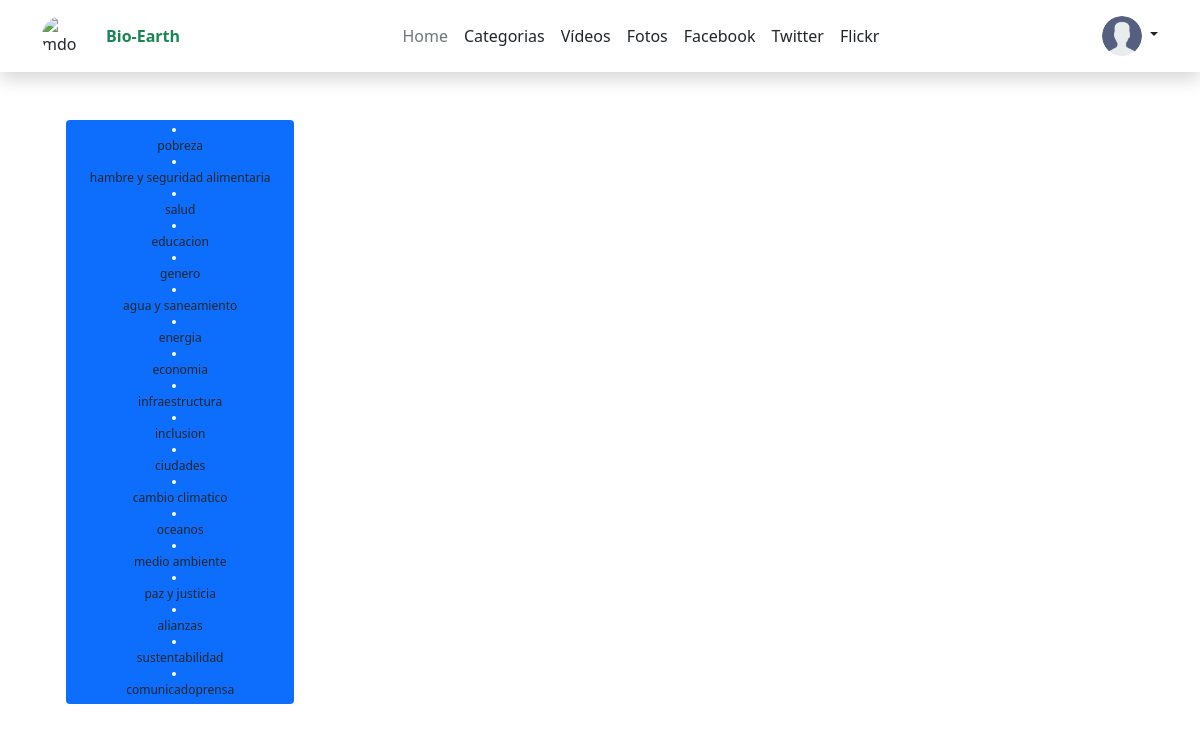
The page /category-list/ on the database its author committed.
### bioblog/models.py (models this page shows, shortened)
class Category(models.Model):
    name = models.CharField(max_length=255)
    def __str__(self):
		    return self.name

### bioblog/views.py (the view)
# urls.py: path('category-list/', CategoryListView, name='category-list'),
def CategoryListView(request):
	cat_menu_list = Category.objects.all()
	return render(request, 'category_list.html', {'cat_menu_list':cat_menu_list})

### bioblog/templates/category_list.html (shortened to what this page needs)
{% extends 'base.html' %} {% block title %}Categorias del Blog{% endblock %} {% block content %}
<div class="container">
    <div class="px-4 py-3 my-4 text-justify">
        <div class="badge bg-primary text-wrap">
            {% for item in cat_menu_list %}
            <li><a class="dropdown-item" href="{% url 'category' item|slugify %}">{{ item }}</a></li>
            {% endfor %}
        </div>
    </div>
    {% endblock %}

### rows shown on the page
Category: name "pobreza"
Category: name "hambre y seguridad alimentaria"
Category: name "salud"
Category: name "educacion"
Category: name "genero"
Category: name "agua y saneamiento"
Category: name "energia"
Category: name "economia"
Category: name "infraestructura"
Category: name "inclusion"
Category: name "ciudades"
Category: name "cambio climatico"
Category: name "oceanos"
Category: name "medio ambiente"
Category: name "paz y justicia"
Category: name "alianzas"
Category: name "sustentabilidad"
Category: name "comunicadoprensa"
